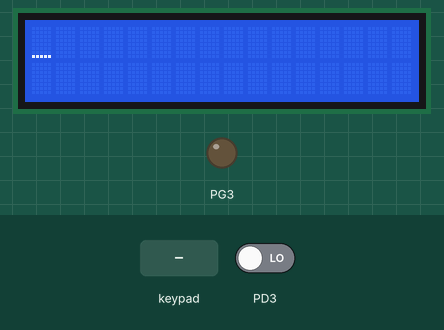
A program run on a simulated ATmega128, built with avr-gcc and emulated at 14.7456 MHz. Parts: 16×2 character LCD, output pins drawn as LEDs (lit = HIGH). Wiring (inferred from the signals the program sends): 4×3 keypad with keys 1 2 3 4 5 6 7 8 9 * 0 #: rows PD4, PD5, PD6, PD7; columns PD0, PD1, PD2. Wiring (inferred from the names in the program): character LCD (HD44780): RS PG0; R/W PG1; E PG2; data PB0, PB1, PB2, PB3, PB4, PB5, PB6, PB7. Inputs (shaded band) come from the test bench; at power-on: PD3 LOW. Pins used as bus, display or sensor lines are not drawn.

Above: at 1.2 s.
1.3 s: keypad keys 1 2 # pressed 0.4 s apart
At 3.6 s:
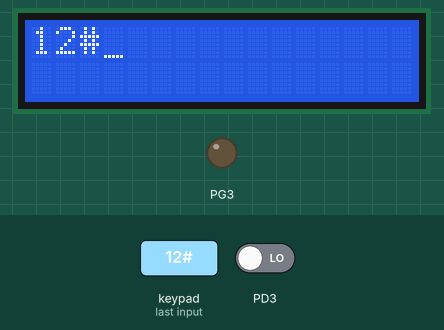
4.0 s: key '*' pressed
At 4.6 s:
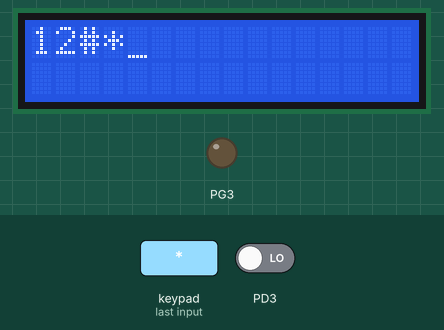
5.5 s: key '#' pressed
At 5.8 s:
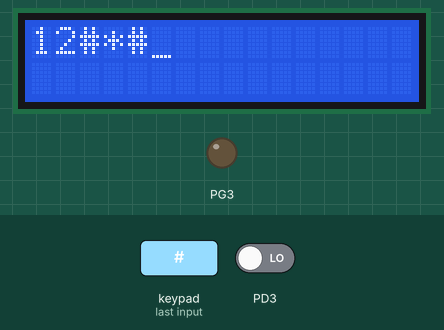
7.0 s: keypad keys 1 2 * pressed 0.4 s apart
At 8.4 s:
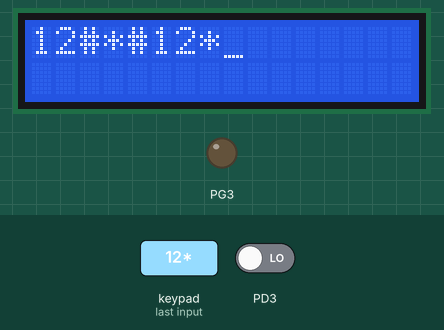
9.7 s: keypad keys 2 5 # pressed 0.4 s apart
At 11.9 s:
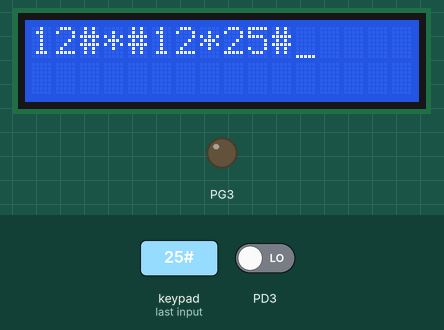
12.4 s: keypad keys 2 5 * pressed 0.4 s apart
At 14.2 s:
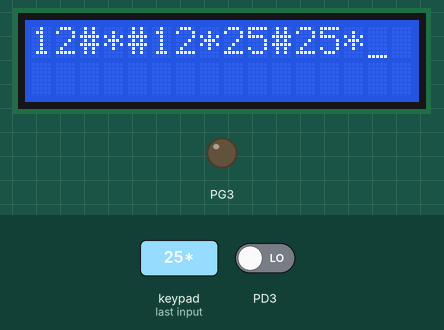
Timing chart, 0 to 15.7 s (numbered marks = the images above; inputs shaded):
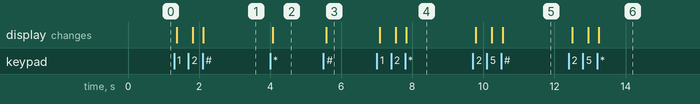

The program:

main.c
```c
//#함수로 출력

#define F_CPU 14745600UL
#include <avr/io.h>
#include <util/delay.h>
#include "Lcd/lcd.h"

//------------------------------
// LCD 및 키패드 설정
//------------------------------
#define ROWS 4            // 키패드 행 개수
#define COLS 3            // 키패드 열 개수
#define LCD_COLS 16       // LCD 한 줄 문자 수 (16x2 LCD 기준)
#define LCD_ROWS 2        // LCD 줄 수

//------------------------------
// 키패드 핀 연결
//------------------------------
unsigned char rowPins[ROWS] = {0x10, 0x20, 0x40, 0x80}; // PD4~PD7: 행 출력
unsigned char colPins[COLS] = {0x01, 0x02, 0x04};        // PD0~PD2: 열 입력

// 키패드 값 매핑
char keyValues[ROWS][COLS] = {
	{'1','2','3'},
	{'4','5','6'},
	{'7','8','9'},
	{'*','0','#'}
};

//------------------------------
// LCD 현재 위치 추적
//------------------------------
int lcd_col = 0;  // LCD 현재 열 (0~15)
int lcd_row = 0;  // LCD 현재 행 (0~1)

//------------------------------
// 키패드 초기화 함수
//------------------------------
void keypad_Init(){
	// 상위 4비트(PD4~PD7) 출력, 하위 4비트(PD0~PD3) 입력
	DDRD = 0xF0;
}

//------------------------------
// 키패드 스캔 함수
//------------------------------
void scanKeypad(void)
{
	for(int r = 0; r < ROWS; r++)   // 모든 행을 순회
	{
		PORTD = rowPins[r];  // 현재 행을 LOW로 출력
		_delay_us(50);       // 신호 안정화 대기

		for(int c = 0; c < COLS; c++)  // 모든 열 확인
		{
			// 해당 열이 HIGH이면 해당 키가 눌린 상태
			if((PIND & colPins[c]) == colPins[c])
			{
				LCD_CHAR(keyValues[r][c]);  // LCD에 키 값 출력
				lcd_col++;                   // 다음 출력 위치로 이동

				// 한 줄이 가득 찼으면 다음 줄로 이동
				if(lcd_col >= LCD_COLS)
				{
					lcd_col = 0;                     // 열 초기화
					lcd_row = (lcd_row + 1) % LCD_ROWS; // 다음 줄로 이동, 2줄이면 순환
					LCD_pos(lcd_row, 0);            // LCD 커서 위치 갱신
				}
			}
		}
	}
	_delay_ms(150); // 디바운스 + 중복 입력 방지
}


//------------------------------
// 메인 함수
//------------------------------
int main(void)
{
	Port_Init();      // LCD 포트 초기화
	LCD_Init();       // LCD 초기화
	keypad_Init();    // 키패드 초기화

	LCD_pos(0, 0);   // LCD 커서 첫 줄 시작

	while(1)
	{
		scanKeypad();  // 키패드 스캔 + LCD 출력 반복
	}
}

// ------------------//
// if 문으로 출력
// ------------------//
// #define F_CPU 14745600UL
// #include <avr/io.h>
// #include <util/delay.h>
// #include "Lcd/lcd.h"
//
// // 키패드 행, 열 정의
// #define ROWS 4
// #define COLS 3
//
// void keypad_Init(){
//     DDRD = 0xF0;   // PD4~PD7 = 출력(Row), PD0~PD2 = 입력(Col)
// }
//
// // 메인 함수
// int main(void)
// {
//     // LCD 포트 초기화 및 LCD 초기화
//     Port_Init();
//     LCD_Init();
//
//     // 키패드 초기화
//     keypad_Init();
//
//     // LCD 첫 줄 위치로 커서 이동
//     LCD_pos(0,0);
//
//     while(1)
//     {
//         // ---------------- Row 0 ----------------
//         PORTD = 0x10;  // R0만 LOW
//         _delay_us(50);
//         if(PIND & 0x01) LCD_CHAR('1');  // C0
//         if(PIND & 0x02) LCD_CHAR('2');  // C1
//         if(PIND & 0x04) LCD_CHAR('3');  // C2
//
//         // ---------------- Row 1 ----------------
//         PORTD = 0x20;  // R1만 LOW
//         _delay_us(50);
//         if(PIND & 0x01) LCD_CHAR('4');  // C0
//         if(PIND & 0x02) LCD_CHAR('5');  // C1
//         if(PIND & 0x04) LCD_CHAR('6');  // C2
//
//         // ---------------- Row 2 ----------------
//         PORTD = 0x40;  // R2만 LOW
//         _delay_us(50);
//         if(PIND & 0x01) LCD_CHAR('7');  // C0
//         if(PIND & 0x02) LCD_CHAR('8');  // C1
//         if(PIND & 0x04) LCD_CHAR('9');  // C2
//
//         // ---------------- Row 3 ----------------
//         PORTD = 0x80;  // R3만 LOW
//         _delay_us(50);
//         if(PIND & 0x01) LCD_CHAR('*');  // C0
//         if(PIND & 0x02) LCD_CHAR('0');  // C1
//         if(PIND & 0x04) LCD_CHAR('#');  // C2
//
//         _delay_ms(150);  // 디바운스 + 중복 입력 방지
//     }
// }


// 교수님은 리턴문의 함수로 사용
/*char keypad_getkey(){
PORTD = 0x10;  // R0만 LOW
_delay_us(50);
if(PIND & 0x01) return '1';  // C0
if(PIND & 0x02) return '2';  // C1
if(PIND & 0x04) return '3';  // C2

// ---------------- Row 1 ----------------
PORTD = 0x20;  // R1만 LOW
_delay_us(50);
if(PIND & 0x01) return '4';  // C0
if(PIND & 0x02) return '5';  // C1
if(PIND & 0x04) return '6';  // C2

// ---------------- Row 2 ----------------
PORTD = 0x40;  // R2만 LOW
_delay_us(50);
if(PIND & 0x01) return '7';  // C0
if(PIND & 0x02) return '8';  // C1
if(PIND & 0x04) return '9';  // C2

// ---------------- Row 3 ----------------
PORTD = 0x80;  // R3만 LOW
_delay_us(50);
if(PIND & 0x01) return '*';  // C0
if(PIND & 0x02) return '0';  // C1
if(PIND & 0x04) return '#';  // C2
}*/
```

lcd.c
```c
#define F_CPU 14745600UL
#include <avr/io.h>
#include <util/delay.h>
#include "lcd.h"

void Port_Init(void){
	DDRB = 0xFF;
	DDRG = 0x0F;
}

void LCD_Data(Byte ch){
	LCD_CTRL |=(1<<LCD_RS);
	LCD_CTRL &= ~(1<<LCD_RW);
	LCD_CTRL |= (1<<LCD_EN);
	_delay_us(50);
	LCD_WDATA = ch;
	_delay_us(50);
	LCD_CTRL&= ~(1<<LCD_EN);
}

void LCD_Comm(Byte ch){
	LCD_CTRL &= ~(1<<LCD_RS);
	LCD_CTRL &= ~(1<<LCD_RW);
	LCD_CTRL |= (1<< LCD_EN);
	_delay_us(50);
	LCD_WINST = ch;
	_delay_us(50);
	LCD_CTRL &= ~(1<<LCD_EN);
}

void LCD_CHAR(Byte c){
	LCD_Data(c);
	_delay_ms(1);
}

void LCD_STR(Byte *str){
	while(*str !=0){
		LCD_CHAR(*str);
		str++;
	}
}

void LCD_pos(unsigned char col, unsigned char row){
	LCD_Comm(0x80 | (row+col*0x40));
}

void LCD_Clear(void){
	LCD_Comm(0x01);
	_delay_ms(2);
}

void LCD_Init(void){
	LCD_Comm(0x38);
	_delay_ms(2);
	LCD_Comm(0x38);
	_delay_ms(2);
	LCD_Comm(0x38);
	_delay_ms(2);
	LCD_Comm(0x0e);
	_delay_ms(2);
	LCD_Comm(0x06);
	_delay_ms(2);
	LCD_Clear();
}
```

lcd.h
```c
#ifndef LCD_H
#define LCD_H

#include <avr/io.h>

#define LCD_WDATA PORTB
#define LCD_WINST PORTB
#define LCD_CTRL  PORTG
#define LCD_RS    0				//LCD RS 신호
#define LCD_RW    1				//LCD RW 신호
#define LCD_EN    2				//LCD EN 신호
#define Byte unsigned char
#define On 1
#define off 0
//#define TLCD_EN { TLCD_E = 0; TLCD_E = 1;}
//#define DATA PORTC							//데이터 신호

void Port_Init(void);				//128a 포트 초기화 함수
void LCD_Data(Byte ch);	//LCD에 데이터 입력 함수
void LCD_Comm(Byte ch);
void LCD_CHAR(Byte c);
void LCD_STR(Byte *str);
void LCD_pos(unsigned char col, unsigned char row);
void LCD_Clear(void);
void LCD_Init(void);			//LCD 초기화 함수

#endif
```

lcdmain.c
```c
/*
 * lcdmain.c
 *
 * Created: 2025-08-20 오후 1:21:49
 *  Author: COMPUTER
 */
```

Measured:
- after the input at 1.3 s, the display: first changes after 0.07 s (image 1 shows a later state)
- after the input at 4.0 s, the display: changes after 0.07 s (image 2)
- after the input at 5.5 s, the display: changes after 0.08 s (image 3)
- after the input at 7.0 s, the display: first changes after 0.08 s (image 4 shows a later state)
- after the input at 9.7 s, the display: first changes after 0.09 s (image 5 shows a later state)
- after the input at 12.4 s, the display: first changes after 0.09 s (image 6 shows a later state)
